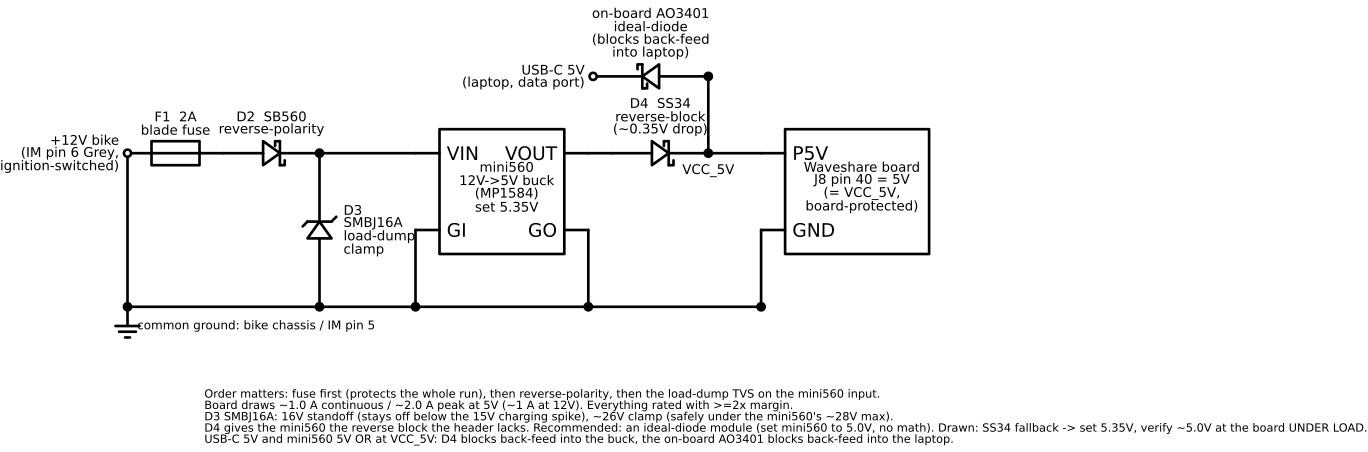

Write Python code to recreate this figure.
# Protected bike-power chain: 12V (V-Rod, ignition-switched) -> mini560 buck
# -> board 40-pin header 5V. Power injects at the HEADER (soldered feed, USB-C
# left free for data). The header 5V sits on the board's common VCC_5V rail
# AFTER the board's on-board USB reverse protection, so it gives the mini560
# NO reverse block -- D4 adds that. USB-C data can stay plugged in: the board's
# own AO3401 ideal-diode blocks back-feed into the laptop, D4 blocks back-feed
# into the mini560, so the two 5V sources OR safely at VCC_5V.
# Regenerate: see README.md in this directory.
import schemdraw
import schemdraw.elements as elm

with schemdraw.Drawing(file="bike-power-chain.svg", show=False) as d:
    d.config(unit=2.0, fontsize=10)
    GNDY = -3.2

    # ===== +12V input protection (top rail, left -> right) =====
    start = d.add(elm.Dot(open=True)
                  .label("+12V bike\n(IM pin 6 Grey,\nignition-switched)", loc="left"))
    d.add(elm.Fuse().right().label("F1  2A\nblade fuse"))
    d.add(elm.Schottky().right().label("D2  SB560\nreverse-polarity"))
    nA = d.add(elm.Dot())

    # load-dump clamp: unidirectional TVS (drawn as a zener, cathode to the
    # +rail) from the mini560 input node down to the ground rail.
    d.add(elm.Zener().down().reverse().at(nA.center).toy(GNDY)
          .label("D3\nSMBJ16A\nload-dump\nclamp", loc="bottom", ofst=0.15))
    gA = d.add(elm.Dot())

    # ===== mini560 buck =====
    d.add(elm.Line().right().at(nA.center).length(2.0))
    mini = d.add(elm.Ic(
        pins=[elm.IcPin(name="VIN", side="left", slot="2/2"),
              elm.IcPin(name="GI", side="left", slot="1/2"),
              elm.IcPin(name="VOUT", side="right", slot="2/2"),
              elm.IcPin(name="GO", side="right", slot="1/2")],
        size=(2.6, 2.6),
        label="mini560\n12V->5V buck\n(MP1584)\nset 5.35V").anchor("VIN"))
    d.add(elm.Line().down().at(mini.GI).toy(GNDY))
    gB = d.add(elm.Dot())

    # ===== output reverse-block + board header =====
    d.add(elm.Line().right().at(mini.VOUT).length(0.5))
    d.add(elm.Schottky().right().label("D4  SS34\nreverse-block\n(~0.35V drop)"))
    vcc = d.add(elm.Dot().label("VCC_5V", loc="bottom", ofst=(0, -0.15)))
    d.add(elm.Line().right().length(1.1))
    board = d.add(elm.Ic(
        pins=[elm.IcPin(name="P5V", side="left", slot="2/2", anchorname="P5V"),
              elm.IcPin(name="GND", side="left", slot="1/2", anchorname="GNDP")],
        size=(3.0, 2.6),
        label="Waveshare board\nJ8 pin 40 = 5V\n(= VCC_5V,\nboard-protected)").anchor("P5V"))
    d.add(elm.Line().down().at(mini.GO).toy(GNDY))
    gC = d.add(elm.Dot())
    d.add(elm.Line().down().at(board.GNDP).toy(GNDY))
    gD = d.add(elm.Dot())

    # ===== coexisting USB-C source into VCC_5V via the board's own AO3401 =====
    d.add(elm.Line().up().at(vcc.center).length(1.6))
    top = d.add(elm.Dot())
    d.add(elm.Schottky().left().at(top.center).length(2.4)
          .label("on-board AO3401\nideal-diode\n(blocks back-feed\ninto laptop)", loc="top"))
    d.add(elm.Dot(open=True)
          .label("USB-C 5V\n(laptop, data port)", loc="left"))

    # ===== common ground rail =====
    d.add(elm.Line().at(start.center).toy(GNDY))
    gS = d.add(elm.Dot())
    d.add(elm.Line().at(gS.center).tox(gD.center))
    d.add(elm.Ground().at(gS.center))
    d.add(elm.Label().at((gS.center[0] + 0.1, GNDY - 0.5))
          .label("common ground: bike chassis / IM pin 5", loc="right", fontsize=9))

    # ===== captions (self-contained bench printout) =====
    d.add(elm.Label().at((1.5, -5.6)).label(
        "Order matters: fuse first (protects the whole run), then reverse-polarity, "
        "then the load-dump TVS on the mini560 input.\n"
        "Board draws ~1.0 A continuous / ~2.0 A peak at 5V (~1 A at 12V). "
        "Everything rated with >=2x margin.\n"
        "D3 SMBJ16A: 16V standoff (stays off below the 15V charging spike), ~26V clamp "
        "(safely under the mini560's ~28V max).\n"
        "D4 gives the mini560 the reverse block the header lacks. Recommended: an ideal-diode "
        "module (set mini560 to 5.0V, no math). Drawn: SS34 fallback -> set 5.35V, verify ~5.0V "
        "at the board UNDER LOAD.\n"
        "USB-C 5V and mini560 5V OR at VCC_5V: D4 blocks back-feed into the buck, the "
        "on-board AO3401 blocks back-feed into the laptop.",
        fontsize=8.5, halign="left"))
